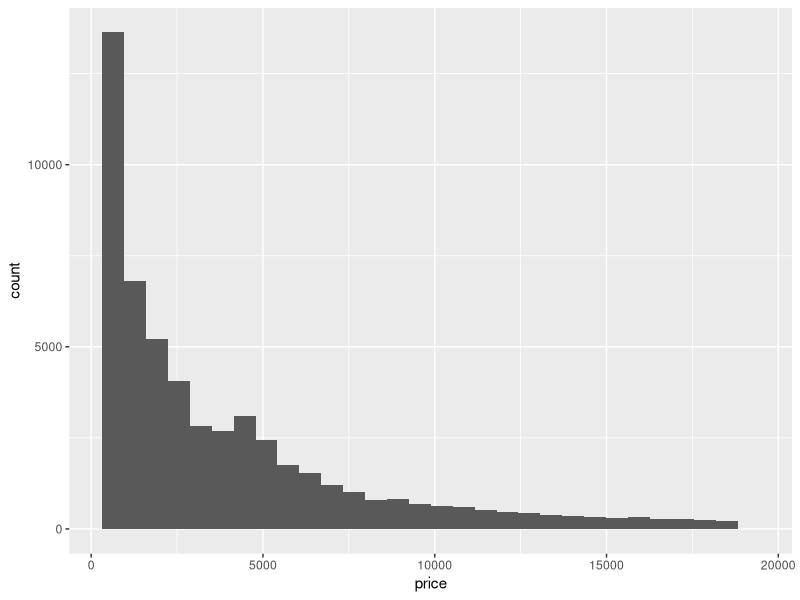
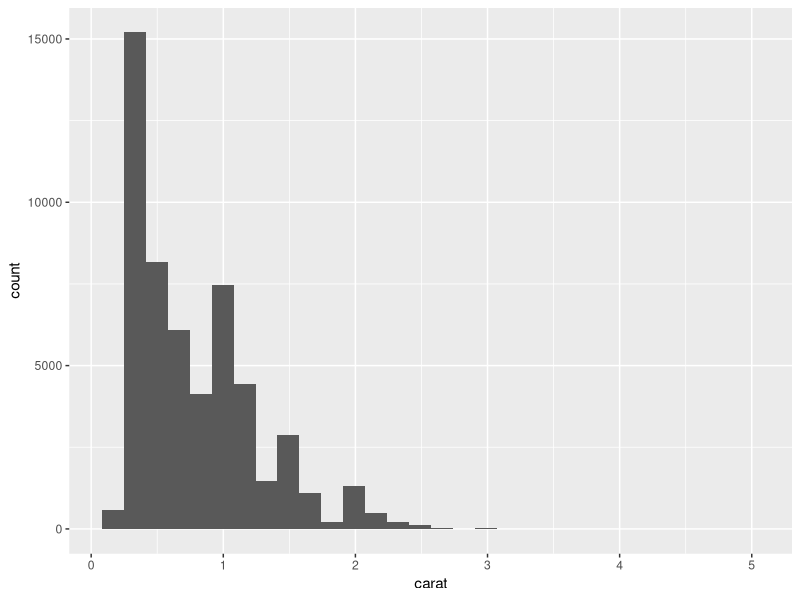

These figures' R source, in order:
## ---- chunk 1
1 + 1
## ---- chunk 2
x <- 3
x
## ---- chunk 3
x*2
## ---- chunk 4
library(ggplot2)

ggplot(diamonds, aes(x=price)) + geom_histogram()
## ---- chunk 5
ggplot(diamonds, aes(x=carat)) + geom_histogram()
